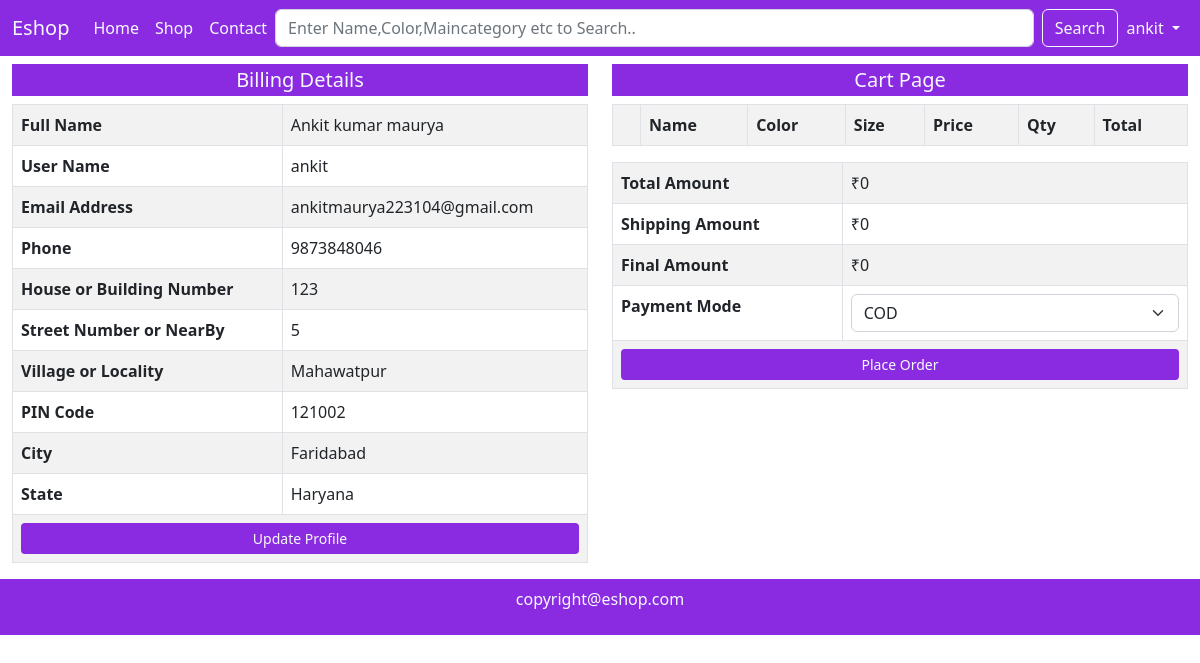
Screenshot of /checkout/ (signed in) with the database file from the repository.
### mainApp/models.py (models this page shows, shortened)
class Buyer(models.Model):
    id = models.AutoField(primary_key=True)
    name = models.CharField(max_length=50)
    username = models.CharField(max_length=50,unique=True)
    email = models.EmailField(max_length=50)
    phone = models.CharField(max_length=15)
    addressline1 = models.CharField(max_length=150)
    addressline2 = models.CharField(max_length=150)
    addressline3 = models.CharField(max_length=150)
    pin = models.CharField(max_length=10)
    city = models.CharField(max_length=50)
    state = models.CharField(max_length=50)
    pic = models.ImageField(upload_to="uploads",default="",null=True,blank=True)
    otp=models.IntegerField(default=-1155)

### mainApp/views.py (the view)
# urls.py: path('checkout/',views.checkoutPage),
@login_required(login_url='/login/')
def checkoutPage(Request):
    try:
        buyer = Buyer.objects.get(username=Request.user)
        cart = Request.session.get('cart', None)
        c = []
        total = 0
        shipping = 0
        if (cart is not None):
            for value in cart.values():
                total = total + value['total']
                c.append(value)
            if (total < 1000 and total > 0):
                shipping = 150
        final = total+shipping
        return render(Request, "checkout.html",{'user':buyer,'cart':c,'total':total,'shipping':shipping,'final':final})
    except:
        return redirect("/admin")

### mainApp/templates/checkout.html (shortened to what this page needs)
{% extends 'index.html' %}
{% block content %}
<div class="container-fluid mt-2">
    <div class="row">
        <div class="col-md-6 col-12">
            <h5 class="background text-light text-center p-1">Billing Details</h5>
            <table class="table table-bordered table-striped table-hover">
                <tr>
                    <th>Full Name</th>
                    <td>{{user.name}}</td>
                </tr>
                <tr>
                    <th>User Name</th>
                    <td>{{user.username}}</td>
                </tr>
                <tr>
                    <th>Email Address</th>
                    <td>{{user.email}}</td>
                </tr>
                <tr>
                    <th>Phone</th>
                    <td>{{user.phone}}</td>
                </tr>
                <tr>
                    <th>House or Building Number</th>
                    <td>{{user.addressline1}}</td>
                </tr>
                <tr>
                    <th>Street Number or NearBy</th>
                    <td>{{user.addressline2}}</td>
                </tr>
                <tr>
                    <th>Village or Locality</th>
                    <td>{{user.addressline3}}</td>
                </tr>
                <tr>
                    <th>PIN Code</th>
                    <td>{{user.pin}}</td>
                </tr>
                <tr>
                    <th>City</th>
                    <td>{{user.city}}</td>
                </tr>
                <tr>
                    <th>State</th>
                    <td>{{user.state}}</td>
                </tr>
                <tr>
                    <td colspan="2"><a href="/update-profile"
                            class="btn mybtn background text-light btn-sm w-100">Update Profile</a></td>
                </tr>
            </table>
        </div>
        <div class="col-md-6 col-12">
            <h5 class="background text-light text-center p-1">Cart Page</h5>
            <div class="table-responsive">
                <table class="table table-bordered table-striped table-hover">
                    <tr>
                        <th></th>
                        <th>Name</th>
                        <th>Color</th>
                        <th>Size</th>
                        <th>Price</th>
                        <th>Qty</th>
                        <th>Total</th>
                    </tr>
                </table>
            </div>
            <table class="table table-bordered table-striped table-hover">
                <tr>
                    <th>Total Amount</th>
                    <td>&#8377;{{total}}</td>
                </tr>
                <tr>
                    <th>Shipping Amount</th>
                    <td>&#8377;{{shipping}}</td>
                </tr>
                <tr>
                    <th>Final Amount</th>
                    <td>&#8377;{{final}}</td>
                </tr>
                <form action="/order/" method="post">
                    <tr>
                        <th>Payment Mode</th>
                        <td>
                            <select name="mode" class="form-select">
                                <option value="COD">COD</option>
                            </select>
                        </td>
                    </tr>
                    <tr>
                        <th colspan="2"><button type="submit" class="btn background text-light w-100 btn-sm">Place
                                Order</button></th>
                    </tr>
                </form>
            </table>
        </div>
    </div>
</div>
{% endblock %}

### mainApp/templates/index.html (shortened to what this page needs)
{% load static %}
<!DOCTYPE html>
<html lang="en">
<head>
    <link href="https://cdn.jsdelivr.net/npm/bootstrap@5.2.2/dist/css/bootstrap.min.css" rel="stylesheet"
>
    <link rel="stylesheet" href="https://cdn.jsdelivr.net/npm/bootstrap-icons@1.3.0/font/bootstrap-icons.css">
    <link rel="stylesheet" href="{% static 'css/style.css'%}">
</head>
<body>
    <nav class="navbar navbar-expand-lg background sticky-top">
        <div class="container-fluid">
            <a class="navbar-brand text-light" href="/">Eshop</a>
            <div class="collapse navbar-collapse" id="navbarSupportedContent">
                <ul class="navbar-nav me-auto mb-2 mb-lg-0">
                    <li class="nav-item">
                        <a class="nav-link text-light active" aria-current="page" href="/">Home</a>
                    </li>
                    <li class="nav-item">
                        <a class="nav-link text-light" href="/shop/All/All/All">Shop</a>
                    </li>
                    <li class="nav-item">
                        <a class="nav-link text-light" href="/contact/">Contact</a>
                    </li>
                </ul>
                <form class="d-flex w-100" role="search" action="/search/" method="post">
                    <input class="form-control me-2" name="search" type="search" placeholder="Enter Name,Color,Maincategory etc to Search.." aria-label="Search">
                    <button class="btn btn-outline-light" type="submit">Search</button>
                </form>
                <ul class="navbar-nav me-auto mb-2 mb-lg-0">
                    {% if request.user.is_authenticated %}
                    <li class="nav-item dropdown">
                        <a class="nav-link text-light dropdown-toggle" href="#" role="button" data-bs-toggle="dropdown"
                            aria-expanded="false">
                            {{request.user.username}}
                        </a>
                    </li>
                    {% else %}
                    <li class="nav-item">
                        <a class="nav-link text-light" href="/login/">Login</a>
                    </li>
                    {% endif %}
                </ul>
            </div>
        </div>
    </nav>
    {% block content %}{% endblock %}
    <footer class="background text-light text-center p-2">
        <p>copyright@eshop.com</p>
    </footer>
</body>
</html>

### mainApp/static/css/style.css (style rules this page uses)
.background { background-color: blueviolet; }

### rows the page displays
Buyer: name "Ankit kumar maurya", username "ankit", email "ankitmaurya223104@gmail.com", phone "9873848046", addressline1 "123", addressline2 "5", addressline3 "Mahawatpur", pin "121002", city "Faridabad", state "Haryana"

### other values shown
{{ request.user.username }} "ankit"
{{ total }} "0"
{{ shipping }} "0"
{{ final }} "0"
